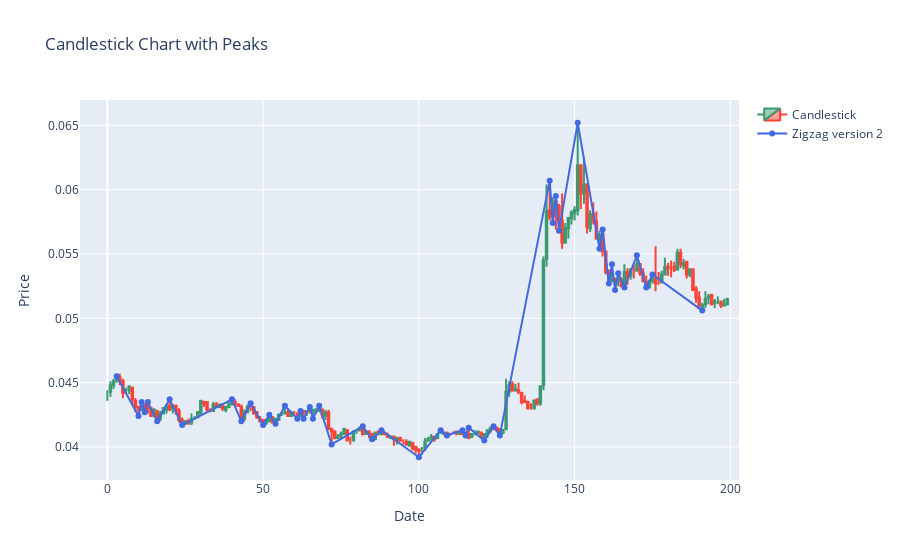

The notebook cell this image was saved under:
### Code cell
gu.plot_candlesticks_zigzag_range(df, zigzag_df, x_axis_type='index')

### Figure 1 — Plotly figure (JSON) as saved in the notebook; plotly's stock layout.template omitted (floating-point values rounded to 4 significant figures; data arrays with more than 128 entries replaced by an {"elided": "..."} marker saying what was removed)
{"data": [{"close": {"elided": "200 float values"}, "high": {"elided": "200 float values"}, "low": {"elided": "200 float values"}, "name": "Candlestick", "open": {"elided": "200 float values"}, "x": {"elided": "200 int values"}, "type": "candlestick"}, {"line": {"color": "royalblue"}, "mode": "lines+markers", "name": "Zigzag version 2", "x": [3, 10, 11, 12, 13, 16, 20, 24, 40, 43, 46, 50, 52, 54, 57, 61, 62, 63, 65, 66, 68, 72, 82, 85, 88, 100, 107, 109, 114, 115, 116, 121, 124, 126, 142, 143, 144, 145, 151, 158, 159, 161, 162, 163, 164, 166, 170, 173, 175, 191], "y": [0.0455, 0.0424, 0.0435, 0.0427, 0.0435, 0.042, 0.0437, 0.0417, 0.0437, 0.042, 0.0434, 0.0417, 0.0425, 0.0418, 0.0432, 0.0422, 0.0428, 0.0422, 0.0431, 0.0422, 0.0432, 0.0402, 0.0416, 0.0406, 0.0413, 0.0392, 0.0413, 0.0409, 0.0413, 0.0409, 0.0415, 0.0405, 0.0416, 0.0409, 0.0607, 0.0574, 0.0595, 0.0568, 0.0652, 0.0554, 0.0569, 0.0527, 0.0542, 0.0522, 0.0535, 0.0524, 0.0549, 0.0524, 0.0534, 0.0506], "type": "scatter"}], "layout": {"xaxis": {"rangeslider": {"visible": false}, "title": {"text": "Date"}}, "title": {"text": "Candlestick Chart with Peaks"}, "yaxis": {"title": {"text": "Price"}}}}
